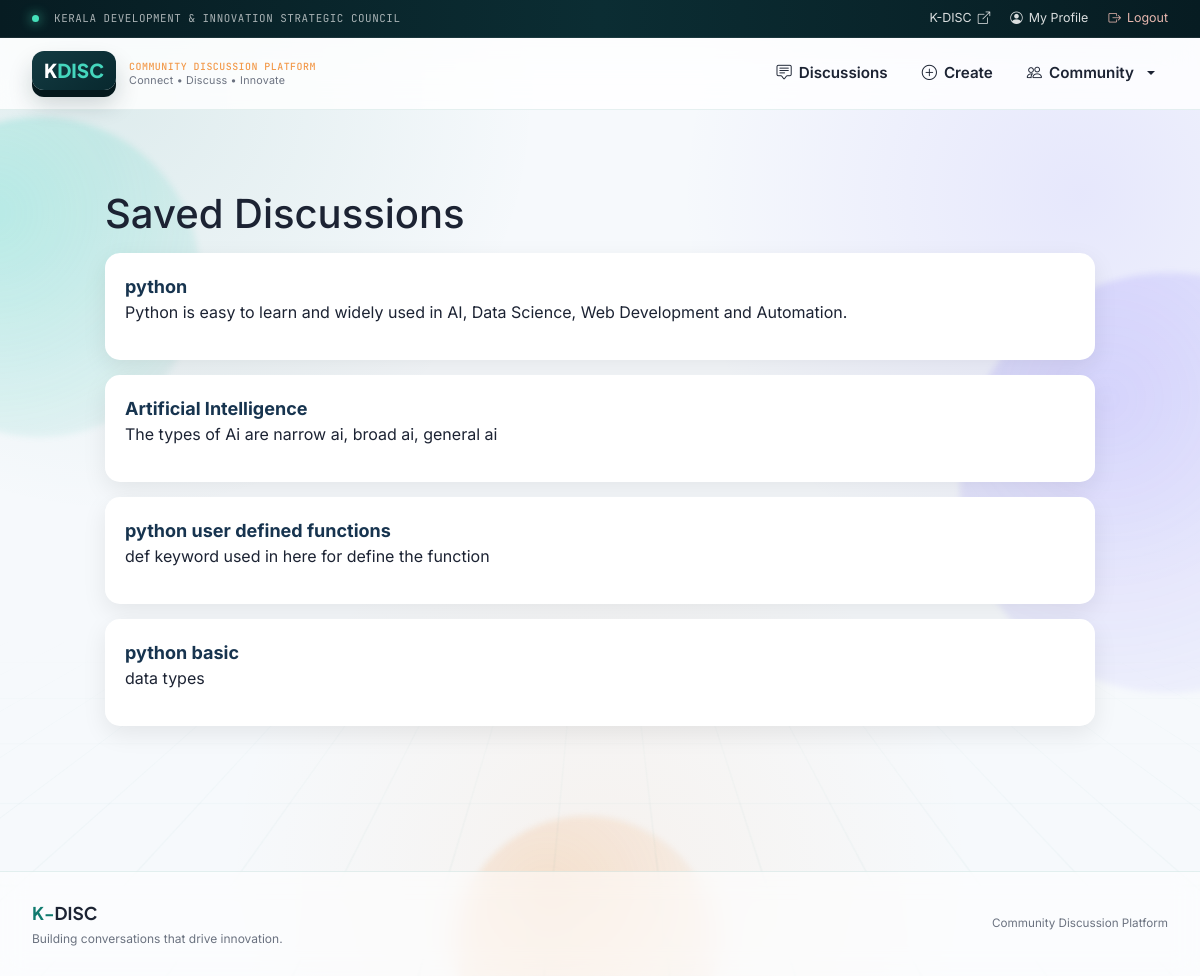
/bookmarks (signed in), run on the app's committed database.
### tables this page shows
CREATE TABLE discussions(
    id INTEGER PRIMARY KEY AUTOINCREMENT,
    title TEXT,
    content TEXT
, owner TEXT, likes INTEGER DEFAULT 0, status TEXT DEFAULT 'Open');

### flask_backend/app.py (the view)
@app.route("/bookmarks")
def bookmarks():
    if "user" not in session:
        return redirect(url_for("login"))
    conn = sqlite3.connect(DB_PATH)
    cursor = conn.cursor()
    cursor.execute(
        """
        SELECT
            d.id,
            d.title,
            d.content,
            d.owner,
            d.likes,
            d.status
        FROM bookmarks AS b
        JOIN discussions AS d
            ON d.id = b.discussion_id
        WHERE LOWER(b.user_email) = LOWER(?)
        ORDER BY b.id DESC
        """,
        (session["user"],)
    )
    saved_posts = cursor.fetchall()
    conn.close()
    return render_template(
        "bookmarks.html",
        saved_posts=saved_posts
    )

### flask_backend/templates/bookmarks.html
{% extends "base.html" %}
{% block content %}
<div style="padding:40px 55px;">
    <h1>Saved Discussions</h1>
    {% if saved_posts %}
        {% for post in saved_posts %}
            <div style="
                margin:15px 0;
                padding:20px;
                border-radius:15px;
                background:white;
                box-shadow:0 8px 25px rgba(0,0,0,.08);
            ">
                <a href="/discussion/{{ post[0] }}"
                   style="
                       text-decoration:none;
                       font-size:18px;
                       font-weight:700;
                       color:#17344f;
                   ">
                    {{ post[1] }}
                </a>
                <p>
                    {{ post[2] }}
                </p>
            </div>
        {% endfor %}
    {% else %}
        <p>No saved discussions yet.</p>
    {% endif %}
</div>
{% endblock %}

### data on the page
discussions: title "python", content "Python is easy to learn and widely used in AI, Data Science, Web Development and Automation."
discussions: title "Artificial Intelligence", content "The types of Ai are narrow ai, broad ai, general ai"
discussions: title "python user defined functions", content "def keyword used in here for define the function"
discussions: title "python basic", content "data types"
